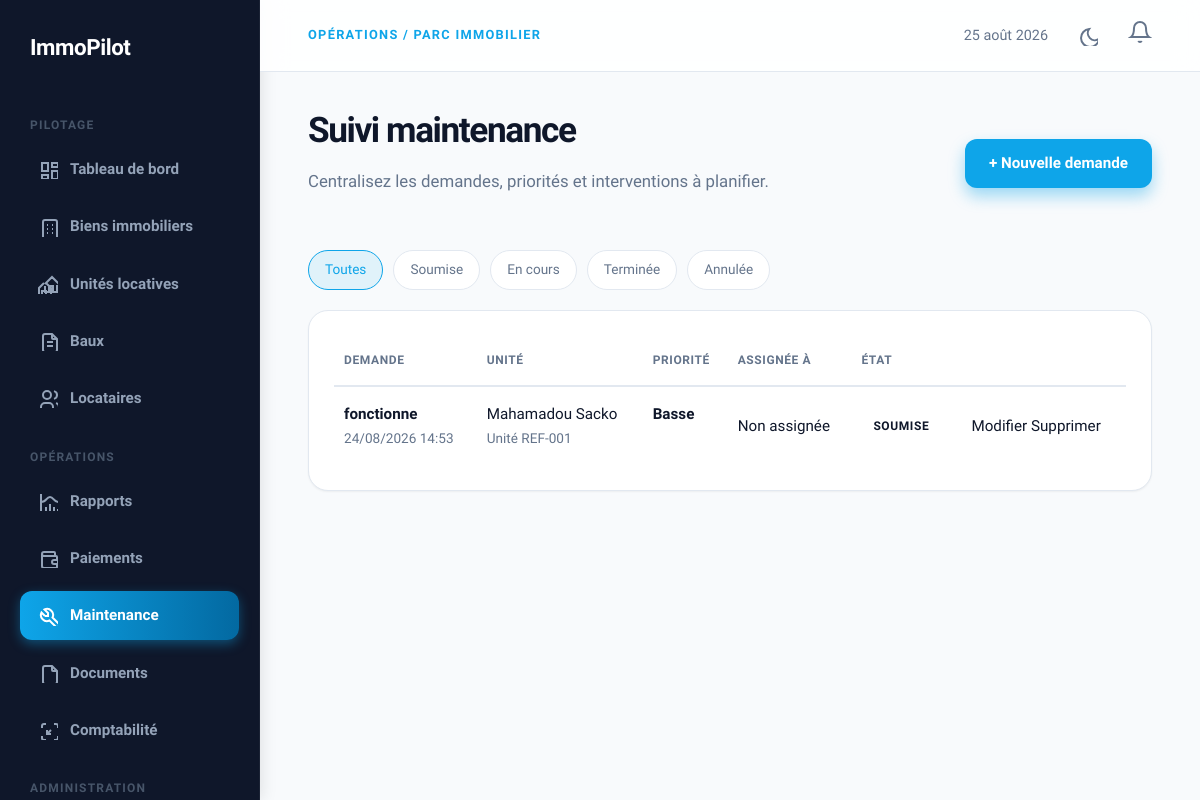
/maintenance/ (signed in), run on the app's committed database.
### Comptes/models.py (models this page shows, shortened)
class SiteSettings(models.Model):
    app_name = models.CharField(max_length=100, default='ImmoPilot', verbose_name='Nom de l\'application')
    logo = models.ImageField(upload_to='settings/', null=True, blank=True, verbose_name='Logo de l\'application')
    primary_color = models.CharField(max_length=20, default='#0ea5e9', verbose_name='Couleur principale')
    class Meta:
        verbose_name = 'Paramètre du site'
        verbose_name_plural = 'Paramètres du site'
    @classmethod
    def load(cls):
        obj, created = cls.objects.get_or_create(pk=1)
        return obj

### Maintenance/models.py (models this page shows, shortened)
class MaintenanceRequest(models.Model):
    PRIORITY_CHOICES = [
        ('low', 'Basse'),
        ('medium', 'Moyenne'),
        ('high', 'Haute'),
        ('urgent', 'Urgente'),
    ]
    STATUS_CHOICES = [
        ('submitted', 'Soumise'),
        ('in_progress', 'En cours'),
        ('completed', 'Terminée'),
        ('cancelled', 'Annulée'),
    ]
    unit = models.ForeignKey(
        Unit,
        on_delete=models.CASCADE,
        related_name='maintenance_requests'
    )
    tenant = models.ForeignKey(
        settings.AUTH_USER_MODEL,
        on_delete=models.SET_NULL,
        null=True,
        related_name='maintenance_requests'
    )
    title = models.CharField(max_length=200)
    description = models.TextField()
    priority = models.CharField(max_length=20, choices=PRIORITY_CHOICES, default='medium')
    status = models.CharField(max_length=20, choices=STATUS_CHOICES, default='submitted')
    category = models.CharField(
        max_length=100,
        choices=[
            ('plumbing', 'Plomberie'),
            ('electrical', 'Électricité'),
            ('heating', 'Chauffage'),
            ('appliances', 'Électroménager'),
            ('structural', 'Structurel'),
            ('other', 'Autre'),
        ],
        default='other'
    )
    assigned_to = models.ForeignKey(
        settings.AUTH_USER_MODEL,
        on_delete=models.SET_NULL,
        null=True,
        related_name='assigned_maintenance',
        limit_choices_to={'role': 'agent'}
    )
    submitted_at = models.DateTimeField(auto_now_add=True)
    completed_at = models.DateTimeField(null=True, blank=True)
    notes = models.TextField(blank=True)
    cost = models.DecimalField(max_digits=10, decimal_places=2, null=True, blank=True)
    class Meta:
        db_table = 'maintenance_maintenancerequest'
        ordering = ['-submitted_at']
        indexes = [
            models.Index(fields=['unit', 'status']),
            models.Index(fields=['status', 'priority']),
        ]

### Proprietes/models.py (models this page shows, shortened)
class Unit(models.Model):
    STATUS_CHOICES = [
        ('available', 'Disponible'),
        ('occupied', 'Occupé'),
        ('maintenance', 'En maintenance'),
        ('reserved', 'Réservé'),
    ]
    property = models.ForeignKey(
        Property,
        on_delete=models.CASCADE,
        related_name='units'
    )
    unit_number = models.CharField(max_length=20, verbose_name="Numéro/Reference")
    floor = models.IntegerField(null=True, blank=True, verbose_name="Étage")
    rooms = models.IntegerField(default=0, verbose_name="Pièces")
    bedrooms = models.IntegerField(default=0, verbose_name="Chambres")
    bathrooms = models.IntegerField(default=0, verbose_name="Salles de bain")
    area = models.DecimalField(max_digits=6, decimal_places=2, help_text="Surface en m²", verbose_name="Surface")
    rent_amount = models.DecimalField(max_digits=10, decimal_places=2, verbose_name="Loyer mensuel")
    deposit_amount = models.DecimalField(max_digits=10, decimal_places=2, verbose_name="Dépôt de garantie")
    status = models.CharField(max_length=20, choices=STATUS_CHOICES, default='available', verbose_name="Statut")
    available_from = models.DateField(null=True, blank=True, verbose_name="Disponible à partir de")
    description = models.TextField(blank=True, verbose_name="Description")
    created_at = models.DateTimeField(auto_now_add=True, verbose_name="Créé le")
    updated_at = models.DateTimeField(auto_now=True, verbose_name="Mis à jour le")
    class Meta:
        db_table = 'properties_unit'
        unique_together = [['property', 'unit_number']]
        indexes = [
            models.Index(fields=['property', 'status']),
            models.Index(fields=['status', 'available_from']),
        ]

class Property(models.Model):
    PROPERTY_TYPE_CHOICES = [
        ('apartment', 'Appartement'),
        ('house', 'Maison'),
        ('commercial', 'Commercial'),
        ('parking', 'Parking'),
        ('land', 'Terrain'),
    ]
    owner = models.ForeignKey(
        settings.AUTH_USER_MODEL,
        on_delete=models.CASCADE,
        related_name='properties'
    )
    name = models.CharField(max_length=200, verbose_name="Nom du bien")
    address = models.CharField(max_length=255, verbose_name="Adresse")
    city = models.CharField(max_length=100, verbose_name="Ville")
    postal_code = models.CharField(max_length=20, verbose_name="Code postal")
    country = models.CharField(max_length=100, default='France', verbose_name="Pays")
    property_type = models.CharField(max_length=20, choices=PROPERTY_TYPE_CHOICES, verbose_name="Type de bien")
    total_area = models.DecimalField(max_digits=8, decimal_places=2, help_text="Surface totale en m²", verbose_name="Surface totale")
    year_built = models.IntegerField(null=True, blank=True, verbose_name="Année de construction")
    description = models.TextField(blank=True, verbose_name="Description")
    is_active = models.BooleanField(default=True, verbose_name="Actif")
    created_at = models.DateTimeField(auto_now_add=True, verbose_name="Créé le")
    updated_at = models.DateTimeField(auto_now=True, verbose_name="Mis à jour le")
    class Meta:
        db_table = 'properties_property'
        ordering = ['-created_at']
        indexes = [
            models.Index(fields=['city', 'postal_code']),
            models.Index(fields=['owner', 'is_active']),
        ]

### Maintenance/views.py (the view)
# urls.py: path('', maintenance_list, name='maintenance_list'),
@login_required
def maintenance_list(request):
	requests = MaintenanceRequest.objects.filter(
		unit__property__owner=request.user,
	).select_related('unit', 'unit__property', 'tenant', 'assigned_to')
	status = request.GET.get('status', '').strip()
	if status:
		requests = requests.filter(status=status)
	return render(request, 'maintenance/maintenance_list.html', {
		'requests': requests,
		'status': status,
		'status_choices': MaintenanceRequest.STATUS_CHOICES,
	})

### Comptes/context_processors.py (called while the page is built)
def notifications(request):
    if request.user.is_authenticated:
        unread_notifications = Notification.objects.filter(user=request.user, is_read=False)
        return {'unread_notifications': unread_notifications, 'unread_notifications_count': unread_notifications.count()}
    return {'unread_notifications': [], 'unread_notifications_count': 0}

def site_settings_processor(request):
    return {
        'site_settings': SiteSettings.load()
    }

### templates/maintenance/maintenance_list.html (shortened to what this page needs)
{% extends "base.html" %}
{% block eyebrow %}Opérations / Parc immobilier{% endblock %}
{% block content %}
<div class="toolbar">
<div><h1>Suivi maintenance</h1><p class="intro">Centralisez les demandes, priorités et interventions à planifier.</p></div>
<a class="primary" href="{% url 'maintenance_create' %}">+ Nouvelle demande</a>
</div>
<div class="filters" style="margin-bottom:20px"><a class="{% if not status %}active{% endif %}" href="{% url 'maintenance_list' %}">Toutes</a>{% for value,label in status_choices %}<a class="{% if status == value %}active{% endif %}" href="?status={{ value }}">{{ label }}</a>{% endfor %}</div>
<section class="panel"><table><thead><tr><th>Demande</th><th>Unité</th><th>Priorité</th><th>Assignée à</th><th>État</th><th></th></tr></thead><tbody>
{% for item in requests %}<tr><td><strong>{{ item.title }}</strong><span class="sub">{{ item.submitted_at|date:'d/m/Y H:i' }}</span></td><td>{{ item.unit.property.name }}<span class="sub">Unité {{ item.unit.unit_number }}</span></td><td class="name">{{ item.get_priority_display }}</td><td>{{ item.assigned_to.get_full_name|default:'Non assignée' }}</td><td><span class="badge {{ item.status }}">{{ item.get_status_display }}</span></td><td><a href="{% url 'maintenance_update' item.pk %}">Modifier</a> <a href="{% url 'maintenance_delete' item.pk %}">Supprimer</a></td></tr>{% empty %}<tr><td colspan="6" class="empty" style="text-align:center;padding:45px">Aucune demande pour ce filtre.</td></tr>{% endfor %}
</tbody></table></section>
{% endblock %}

### templates/includes/sidebar.html (shortened to what this page needs)
<aside class="app-sidebar">
<a class="side-brand" href="{% url 'dashboard' %}">
  {{ site_settings.app_name }}
</a>
<div class="side-label">Pilotage</div>
<nav>
<a class="{% if request.resolver_match.url_name == 'dashboard' %}active{% endif %}" href="{% url 'dashboard' %}">
  <svg width="20" height="20" fill="none" stroke="currentColor" stroke-width="2"><path d="M4 4h6v8H4z"></path><path d="M4 16h6v4H4z"></path><path d="M14 12h6v8h-6z"></path><path d="M14 4h6v4h-6z"></path></svg>
  Tableau de bord
</a>
<a class="{% if '/biens/unites' not in request.path and '/biens/' in request.path %}active{% endif %}" href="{% url 'property_list' %}">
  Biens immobiliers
</a>
<a class="{% if '/biens/unites' in request.path %}active{% endif %}" href="{% url 'unit_list' %}">
  <svg width="20" height="20" fill="none" stroke="currentColor" stroke-width="2"><path d="M8 9l5 5v7h-5v-4H4v4H1v-7l5 -5m1 1l7 -7l9 9h-4v6h-4v-6h-4v6h-4v-6"></path></svg>
  Unités locatives
</a>
<a class="{% if '/baux/' in request.path %}active{% endif %}" href="{% url 'lease_list' %}">
  <svg width="20" height="20" fill="none" stroke="currentColor" stroke-width="2"><path d="M14 3v4a1 1 0 0 0 1 1h4"></path><path d="M17 21h-10a2 2 0 0 1 -2 -2v-14a2 2 0 0 1 2 -2h7l5 5v11a2 2 0 0 1 -2 2z"></path><path d="M9 15h6"></path><path d="M9 11h6"></path></svg>
  Baux
</a>
<a class="{% if '/baux/crm/' in request.path %}active{% endif %}" href="{% url 'tenant_crm' %}">
  <svg width="20" height="20" fill="none" stroke="currentColor" stroke-width="2"><path d="M9 7m-4 0a4 4 0 1 0 8 0a4 4 0 1 0 -8 0"></path><path d="M3 21v-2a4 4 0 0 1 4 -4h4a4 4 0 0 1 4 4v2"></path><path d="M16 3.13a4 4 0 0 1 0 7.75"></path><path d="M21 21v-2a4 4 0 0 0 -3 -3.85"></path></svg>
  Locataires
</a>
</nav>
<div class="side-label">Opérations</div>
<nav>
<a class="{% if '/rapports/' in request.path %}active{% endif %}" href="{% url 'business_report' %}">
  <svg width="20" height="20" fill="none" stroke="currentColor" stroke-width="2"><path d="M3 3v18h18"></path><path d="M20 18v3"></path><path d="M16 16v5"></path><path d="M12 13v8"></path><path d="M8 16v5"></path><path d="M3 11c6 0 5 -5 9 -5s3 5 9 5"></path></svg>
  Rapports
</a>
<a class="{% if '/paiements/' in request.path %}active{% endif %}" href="{% url 'payment_list' %}">
  <svg width="20" height="20" fill="none" stroke="currentColor" stroke-width="2"><path d="M17 8v-3a1 1 0 0 0 -1 -1h-10a2 2 0 0 0 0 4h12a1 1 0 0 1 1 1v3m0 4v3a1 1 0 0 1 -1 1h-12a2 2 0 0 1 -2 -2v-12"></path><path d="M20 12v4h-4a2 2 0 0 1 0 -4h4"></path></svg>
  Paiements
</a>
<a class="{% if '/maintenance/' in request.path %}active{% endif %}" href="{% url 'maintenance_list' %}">
  <svg width="20" height="20" fill="none" stroke="currentColor" stroke-width="2"><path d="M7 10h3v-3l-3.5 -3.5a6 6 0 0 1 8 8l6 6a2 2 0 0 1 -3 3l-6 -6a6 6 0 0 1 -8 -8l3.5 3.5"></path></svg>
  Maintenance
</a>
<a class="{% if '/documents/' in request.path %}active{% endif %}" href="{% url 'document_list' %}">
  <svg width="20" height="20" fill="none" stroke="currentColor" stroke-width="2"><path d="M14 3v4a1 1 0 0 0 1 1h4"></path><path d="M17 21h-10a2 2 0 0 1 -2 -2v-14a2 2 0 0 1 2 -2h7l5 5v11a2 2 0 0 1 -2 2z"></path></svg>
  Documents
</a>
<a class="{% if '/comptabilite/' in request.path %}active{% endif %}" href="{% url 'transaction_list' %}">
  <svg width="20" height="20" fill="none" stroke="currentColor" stroke-width="2"><path d="M4 8v-2a2 2 0 0 1 2 -2h2"></path><path d="M4 16v2a2 2 0 0 0 2 2h2"></path><path d="M16 4h2a2 2 0 0 1 2 2v2"></path><path d="M16 20h2a2 2 0 0 0 2 -2v-2"></path><path d="M9 10v4h4"></path><path d="M13 10l-4 4"></path></svg>
  Comptabilité
</a>
</nav>
{% if request.user.is_authenticated %}
  {% if request.user.role == 'admin' or request.user.role == 'owner' %}
  <div class="side-label">Administration</div>
  {% endif %}
{% endif %}
</aside>

### data on the page
SiteSettings: app_name "ImmoPilot"
MaintenanceRequest: title "fonctionne", submitted_at "24/08/2026 14:53", unit.property.name "Mahamadou Sacko", unit.unit_number "REF-001", priority "Basse", assigned_to.get_full_name "Non assignée", status "SOUMISE"

### other printed values
{{ label }} "Soumise" "En cours" "Terminée" "Annulée"
